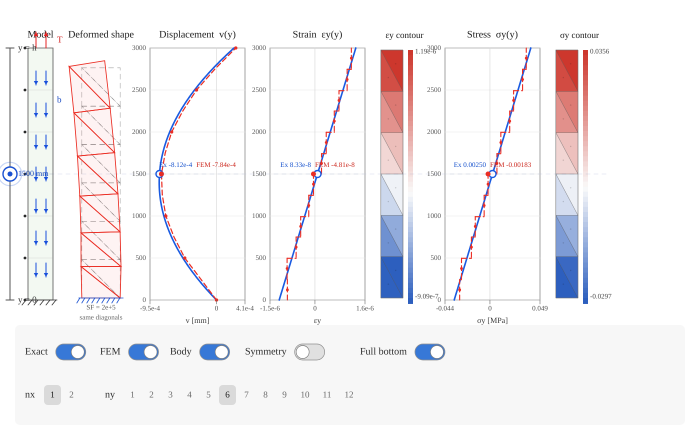
Frame 1 (no input)
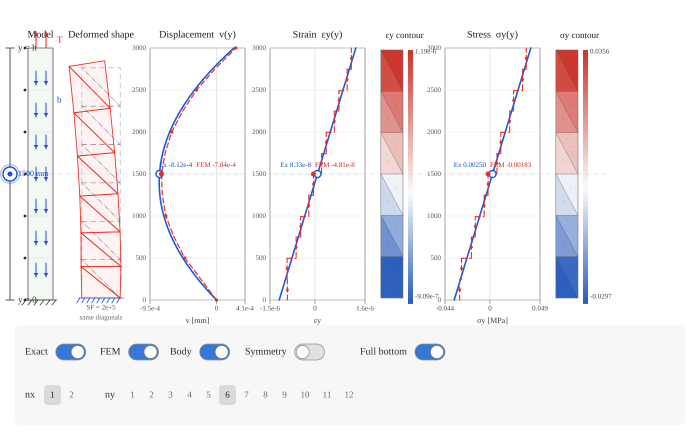
Frame 60 (no input)
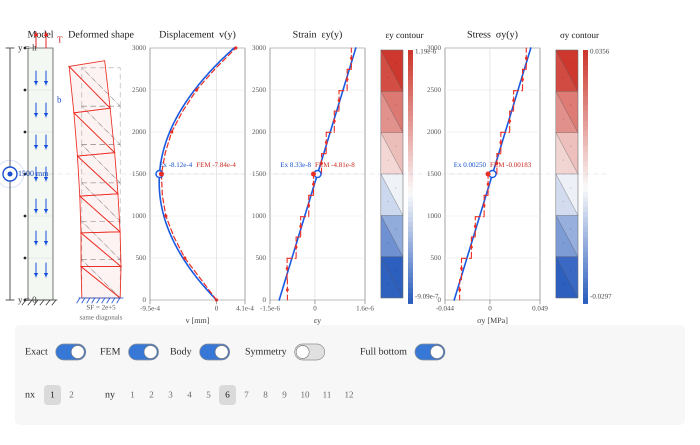
Frame 120 (the mouse pressed at the canvas centre since frame 60)

The p5.js sketch that drew these frames (run headless with seeded random() and noise() and a simulated clock; from frame 60 on, the mouse is pressed at the canvas centre):

// p5.js sketch
// ── sketch.js
// ============================================================
// INTERACTIVE CST PLATE — 700 px COMPACT VERSION
// Exact 1D comparison + CST FEM
// Displacement / strain / stress profiles
// CST strain & stress contours: one constant colour per triangle
// ============================================================

const W = 700;
const H = 445;

const FS_BASE = 10;
const FS_SMALL = 9;
const FS_TINY = 8;
const FS_XTINY = 7;

// Geometry / material / loading
const w = 500;
const h = 3000;
const thickness = 300;
const E = 3e4;
const nu = 0.3;
const Ts = 0.04;
const bodyForceValue = -2.5e-5;

// Display state
let showExact = true;
let showFEM = true;
let bodyForceOn = true;
let symmetryOn = false;
let fullBottomFixed = true;

// Mesh
let nx = 1;
let ny = 6;

const nxOptions = [1, 2];

const nyOptions = [
  1, 2, 3, 4, 5, 6,
  7, 8, 9, 10, 11, 12
];

let femData;

// Slider
let currentY = 1500;
let sliderDragging = false;


// ============================================================
// LAYOUT
// ============================================================

const graphTop = 48;
const graphBottom = 300;

const sliderX = 10;


// Model

const plateX = 28;
const plateW = 25;


// Deformed shape

const defTileX = 66;
const defTileW = 70;


// Results

const uPlotX = 150;

const epsPlotX = 270;
const epsContourX = 377;

const sigmaPlotX = 445;
const sigmaContourX = 552;

const plotW = 95;
const contourW = 55;


// Controls

const controlsX = 15;
const controlsY = 325;
const controlsW = W - 30;
const controlsH = 100;

let controlHits = [];


// Visual deformation scale

const deformationScale = 2e5;


// ============================================================
// SETUP
// ============================================================

function setup() {

  createCanvas(
    W,
    H
  );

  pixelDensity(2);

  textFont("Anaheim");

  updateFEM();
}


// ============================================================
// DRAW
// ============================================================

function draw() {

  background(255);


  const exactV =
    displacementExact(
      currentY
    );


  const exactEps =
    strainExact(
      currentY
    );


  const exactSigma =
    stressExact(
      currentY
    );


  const femCurrent =
    getFEMValueAt(
      currentY
    );


  drawLoadingSchematic();

  drawVerticalSlider();

  drawDeformedShape();


  // ----------------------------------------------------------
  // DISPLACEMENT
  // ----------------------------------------------------------

  drawGraph(

    uPlotX,

    "Displacement  v(y)",

    "v [mm]",

    displacementExact,

    getCombinedRange(
      displacementExact,
      "v"
    ),

    exactV,

    femCurrent.v,

    "v"
  );


  // ----------------------------------------------------------
  // STRAIN
  // ----------------------------------------------------------

  drawGraph(

    epsPlotX,

    "Strain  εy(y)",

    "εy",

    strainExact,

    getCombinedRange(
      strainExact,
      "eps"
    ),

    exactEps,

    femCurrent.eps,

    "eps"
  );


  drawCSTContourTile(

    epsContourX,

    "εy contour",

    "eps"
  );


  // ----------------------------------------------------------
  // STRESS
  // ----------------------------------------------------------

  drawGraph(

    sigmaPlotX,

    "Stress  σy(y)",

    "σy [MPa]",

    stressExact,

    getCombinedRange(
      stressExact,
      "sigma"
    ),

    exactSigma,

    femCurrent.sigma,

    "sigma"
  );


  drawCSTContourTile(

    sigmaContourX,

    "σy contour",

    "sigma"
  );


  drawCurrentHeightGuide();

  drawControls();
}


// ============================================================
// FONT
// ============================================================

function fontSize(s) {

  textFont("Anaheim");

  textSize(s);
}


// ============================================================
// EXACT 1D SOLUTION
// ============================================================

function getBodyForce() {

  return bodyForceOn
    ? bodyForceValue
    : 0;
}


function displacementExact(y) {

  const b =
    getBodyForce();


  return (

    -(b / (2 * E))
    *
    y
    *
    y

    +

    (
      (Ts + b * h)
      /
      E
    )
    *
    y
  );
}


function strainExact(y) {

  const b =
    getBodyForce();


  return (

    -(b / E)
    *
    y

    +

    (Ts + b * h)
    /
    E
  );
}


function stressExact(y) {

  const b =
    getBodyForce();


  return (

    -b
    *
    y

    +

    Ts

    +

    b
    *
    h
  );
}


// ============================================================
// FEM UPDATE
// ============================================================

function updateFEM() {

  femData =
    solveCST(
      nx,
      ny
    );


  femData.centerline =
    buildCenterlineData(
      femData,
      260
    );
}


// ============================================================
// CST MESH
// ============================================================

function generateMesh(
  nxRequested,
  nyRequested
) {

  // ----------------------------------------------------------
  // If symmetry is ON and nx = 1,
  // automatically introduce a centreline.
  // ----------------------------------------------------------

  const nxEff =

    (
      symmetryOn
      &&
      nxRequested === 1
    )

      ? 2

      : nxRequested;


  const coords = [];


  // ----------------------------------------------------------
  // NODES
  // ----------------------------------------------------------

  for (
    let j = 0;
    j <= nyRequested;
    j++
  ) {

    for (
      let i = 0;
      i <= nxEff;
      i++
    ) {

      coords.push([

        w
        *
        i
        /
        nxEff,

        h
        *
        j
        /
        nyRequested
      ]);
    }
  }


  // ----------------------------------------------------------
  // TRIANGULAR ELEMENTS
  // ----------------------------------------------------------

  const elements = [];


  for (
    let j = 0;
    j < nyRequested;
    j++
  ) {

    for (
      let i = 0;
      i < nxEff;
      i++
    ) {

      /*
             n4 -------- n3
             |            |
             |            |
             n1 -------- n2
      */


      const n1 =
        j
        *
        (
          nxEff + 1
        )
        +
        i;


      const n2 =
        n1 + 1;


      const n4 =
        (
          j + 1
        )
        *
        (
          nxEff + 1
        )
        +
        i;


      const n3 =
        n4 + 1;


      const xmid =

        0.5

        *

        (
          coords[n1][0]
          +
          coords[n2][0]
        );


      // ------------------------------------------------------
      // SAME DIAGONAL / LEFT HALF
      // ------------------------------------------------------

      if (

        !symmetryOn

        ||

        xmid <= w / 2

      ) {

        elements.push(

          makeCCW(
            coords,
            [
              n1,
              n2,
              n4
            ]
          )
        );


        elements.push(

          makeCCW(
            coords,
            [
              n2,
              n3,
              n4
            ]
          )
        );
      }


      // ------------------------------------------------------
      // MIRRORED RIGHT HALF
      // ------------------------------------------------------

      else {

        elements.push(

          makeCCW(
            coords,
            [
              n1,
              n2,
              n3
            ]
          )
        );


        elements.push(

          makeCCW(
            coords,
            [
              n4,
              n1,
              n3
            ]
          )
        );
      }
    }
  }


  // ----------------------------------------------------------
  // BOUNDARY NODES
  // ----------------------------------------------------------

  const bottomNodes = [];

  const topNodes = [];


  for (
    let n = 0;
    n < coords.length;
    n++
  ) {

    if (

      Math.abs(
        coords[n][1]
      )

      <
      1e-9

    ) {

      bottomNodes.push(n);
    }


    if (

      Math.abs(
        coords[n][1]
        -
        h
      )

      <
      1e-9

    ) {

      topNodes.push(n);
    }
  }


  bottomNodes.sort(

    (a, b) =>

      coords[a][0]
      -
      coords[b][0]
  );


  topNodes.sort(

    (a, b) =>

      coords[a][0]
      -
      coords[b][0]
  );


  return {

    coords,

    elements,

    bottomNodes,

    topNodes,

    nxEff,

    ny:
      nyRequested
  };
}


// ============================================================
// ENSURE COUNTER-CLOCKWISE TRIANGLE
// ============================================================

function makeCCW(
  coords,
  nodes
) {

  const a =
    coords[
      nodes[0]
    ];


  const b =
    coords[
      nodes[1]
    ];


  const c =
    coords[
      nodes[2]
    ];


  const cross =

    (
      b[0] - a[0]
    )
    *
    (
      c[1] - a[1]
    )

    -

    (
      b[1] - a[1]
    )
    *
    (
      c[0] - a[0]
    );


  if (
    cross < 0
  ) {

    return [

      nodes[0],

      nodes[2],

      nodes[1]
    ];
  }


  return nodes.slice();
}


// ============================================================
// CST SOLVER
// ============================================================

function solveCST(
  nxRequested,
  nyRequested
) {

  const mesh =
    generateMesh(
      nxRequested,
      nyRequested
    );


  const coords =
    mesh.coords;


  const elements =
    mesh.elements;


  const nNodes =
    coords.length;


  const ndof =
    2
    *
    nNodes;


  // ----------------------------------------------------------
  // GLOBAL ARRAYS
  // ----------------------------------------------------------

  const K =
    zerosMatrix(
      ndof,
      ndof
    );


  const Fb =
    new Array(
      ndof
    ).fill(0);


  const Fp =
    new Array(
      ndof
    ).fill(0);


  // ==========================================================
  // PLANE-STRESS CONSTITUTIVE MATRIX
  // ==========================================================

  const cD =

    E

    /

    (
      1
      -
      nu * nu
    );


  const D = [

    [
      cD,
      cD * nu,
      0
    ],

    [
      cD * nu,
      cD,
      0
    ],

    [
      0,
      0,
      cD * (1 - nu) / 2
    ]
  ];


  const bGlobal = [

    0,

    getBodyForce()
  ];


  const elementData = [];


  // ==========================================================
  // ELEMENT LOOP
  // ==========================================================

  for (
    let e = 0;
    e < elements.length;
    e++
  ) {

    const nodes =
      elements[e];


    const xy =
      nodes.map(

        n =>
          coords[n]
      );


    const x1 =
      xy[0][0];


    const y1 =
      xy[0][1];


    const x2 =
      xy[1][0];


    const y2 =
      xy[1][1];


    const x3 =
      xy[2][0];


    const y3 =
      xy[2][1];


    // --------------------------------------------------------
    // TWICE THE TRIANGLE AREA
    // --------------------------------------------------------

    const twoA =

      x1
      *
      (
        y2 - y3
      )

      +

      x2
      *
      (
        y3 - y1
      )

      +

      x3
      *
      (
        y1 - y2
      );


    if (
      twoA <= 1e-12
    ) {

      throw new Error(
        "CST element has non-positive area."
      );
    }


    const Ael =
      twoA / 2;


    // --------------------------------------------------------
    // CST COEFFICIENTS
    // --------------------------------------------------------

    const b1 =
      y2 - y3;


    const b2 =
      y3 - y1;


    const b3 =
      y1 - y2;


    const c1 =
      x3 - x2;


    const c2 =
      x1 - x3;


    const c3 =
      x2 - x1;


    const q =
      1 / twoA;


    // --------------------------------------------------------
    // B MATRIX
    // --------------------------------------------------------

    const B = [

      [
        b1 * q,
        0,

        b2 * q,
        0,

        b3 * q,
        0
      ],

      [
        0,
        c1 * q,

        0,
        c2 * q,

        0,
        c3 * q
      ],

      [
        c1 * q,
        b1 * q,

        c2 * q,
        b2 * q,

        c3 * q,
        b3 * q
      ]
    ];


    // --------------------------------------------------------
    // ELEMENT STIFFNESS
    //
    // ke = t A B^T D B
    // --------------------------------------------------------

    const ke =
      scaleMatrix(

        matMul(

          transpose(B),

          matMul(
            D,
            B
          )
        ),

        thickness
        *
        Ael
      );


    // --------------------------------------------------------
    // BODY FORCE
    // --------------------------------------------------------

    const bodyScale =

      thickness
      *
      Ael
      /
      3;


    const feBody = [

      bGlobal[0] * bodyScale,
      bGlobal[1] * bodyScale,

      bGlobal[0] * bodyScale,
      bGlobal[1] * bodyScale,

      bGlobal[0] * bodyScale,
      bGlobal[1] * bodyScale
    ];


    const edof =
      elementDofs(
        nodes
      );


    assembleMatrix(
      K,
      ke,
      edof
    );


    assembleVector(
      Fb,
      feBody,
      edof
    );


    elementData.push({

      nodes:
        nodes.slice(),

      B,

      strainGlobal:
        [
          0,
          0,
          0
        ],

      stressGlobal:
        [
          0,
          0,
          0
        ]
    });
  }


  // ==========================================================
  // TOP SURFACE TRACTION
  // ==========================================================

  for (
    let i = 0;
    i < mesh.topNodes.length - 1;
    i++
  ) {

    const n1 =
      mesh.topNodes[i];


    const n2 =
      mesh.topNodes[i + 1];


    const p1 =
      coords[n1];


    const p2 =
      coords[n2];


    const Le =
      Math.hypot(

        p2[0] - p1[0],

        p2[1] - p1[1]
      );


    const fn =

      Ts
      *
      thickness
      *
      Le
      /
      2;


    assembleVector(

      Fp,

      [
        0,
        fn,

        0,
        fn
      ],

      [
        2 * n1,
        2 * n1 + 1,

        2 * n2,
        2 * n2 + 1
      ]
    );
  }


  // ==========================================================
  // TOTAL FORCE
  // ==========================================================

  const F =
    Fb.map(

      (
        value,
        i
      ) =>

        value
        +
        Fp[i]
    );


  // ==========================================================
  // BOUNDARY CONDITIONS
  // ==========================================================

  const BCy =
    mesh.bottomNodes.slice();


  let BCx;


  if (
    fullBottomFixed
  ) {

    BCx =
      mesh.bottomNodes.slice();
  }


  else {

    let anchor =
      mesh.bottomNodes[0];


    let best =
      Math.abs(

        coords[anchor][0]
        -
        w / 2
      );


    for (
      const n
      of mesh.bottomNodes
    ) {

      const err =
        Math.abs(

          coords[n][0]
          -
          w / 2
        );


      if (
        err < best
      ) {

        best =
          err;


        anchor =
          n;
      }
    }


    BCx = [
      anchor
    ];
  }


  // ----------------------------------------------------------
  // FIXED DOFs
  // ----------------------------------------------------------

  const fixed = [];


  for (
    const n
    of BCx
  ) {

    fixed.push(
      2 * n
    );
  }


  for (
    const n
    of BCy
  ) {

    fixed.push(
      2 * n + 1
    );
  }


  const fixedUnique =
    Array.from(

      new Set(
        fixed
      )
    )
    .sort(
      (a, b) =>
        a - b
    );


  const fixedSet =
    new Set(
      fixedUnique
    );


  const free = [];


  for (
    let i = 0;
    i < ndof;
    i++
  ) {

    if (
      !fixedSet.has(i)
    ) {

      free.push(i);
    }
  }


  // ==========================================================
  // REDUCED SYSTEM
  // ==========================================================

  const KR =
    zerosMatrix(
      free.length,
      free.length
    );


  const FR =
    new Array(
      free.length
    ).fill(0);


  for (
    let i = 0;
    i < free.length;
    i++
  ) {

    FR[i] =
      F[
        free[i]
      ];


    for (
      let j = 0;
      j < free.length;
      j++
    ) {

      KR[i][j] =

        K[
          free[i]
        ][
          free[j]
        ];
    }
  }


  // ==========================================================
  // SOLVE
  // ==========================================================

  const dFree =
    solveLinearSystem(
      KR,
      FR
    );


  const d =
    new Array(
      ndof
    ).fill(0);


  for (
    let i = 0;
    i < free.length;
    i++
  ) {

    d[
      free[i]
    ] =
      dFree[i];
  }


  // ==========================================================
  // REACTIONS
  // ==========================================================

  const R =
    matVec(
      K,
      d
    )
    .map(

      (
        value,
        i
      ) =>

        value
        -
        F[i]
    );


  // ==========================================================
  // CST POSTPROCESSING
  //
  // One constant strain and stress state per triangle.
  // ==========================================================

  for (
    let e = 0;
    e < elementData.length;
    e++
  ) {

    const ed =
      elementData[e];


    const edof =
      elementDofs(
        ed.nodes
      );


    const de =
      edof.map(

        k =>
          d[k]
      );


    const strain =
      matVec(
        ed.B,
        de
      );


    const stress =
      matVec(
        D,
        strain
      );


    ed.strainGlobal =
      strain;


    ed.stressGlobal =
      stress;
  }


  return {

    ...mesh,

    nNodes,

    ndof,

    K,

    Fb,

    Fp,

    F,

    d,

    R,

    BCx,

    BCy,

    fixed:
      fixedUnique,

    free,

    elementData,

    D
  };
}


// ============================================================
// ELEMENT DOFs
// ============================================================

function elementDofs(
  nodes
) {

  return [

    2 * nodes[0],
    2 * nodes[0] + 1,

    2 * nodes[1],
    2 * nodes[1] + 1,

    2 * nodes[2],
    2 * nodes[2] + 1
  ];
}


// ============================================================
// MATRIX FUNCTIONS
// ============================================================

function zerosMatrix(
  rows,
  cols
) {

  return Array.from(

    {
      length:
        rows
    },

    () =>
      new Array(
        cols
      ).fill(0)
  );
}


function transpose(A) {

  const T =
    zerosMatrix(
      A[0].length,
      A.length
    );


  for (
    let i = 0;
    i < A.length;
    i++
  ) {

    for (
      let j = 0;
      j < A[0].length;
      j++
    ) {

      T[j][i] =
        A[i][j];
    }
  }


  return T;
}


function matMul(
  A,
  B
) {

  const C =
    zerosMatrix(
      A.length,
      B[0].length
    );


  for (
    let i = 0;
    i < A.length;
    i++
  ) {

    for (
      let k = 0;
      k < A[0].length;
      k++
    ) {

      const aik =
        A[i][k];


      if (
        aik === 0
      ) {

        continue;
      }


      for (
        let j = 0;
        j < B[0].length;
        j++
      ) {

        C[i][j] +=
          aik
          *
          B[k][j];
      }
    }
  }


  return C;
}


function matVec(
  A,
  x
) {

  const y =
    new Array(
      A.length
    ).fill(0);


  for (
    let i = 0;
    i < A.length;
    i++
  ) {

    let sum = 0;


    for (
      let j = 0;
      j < A[i].length;
      j++
    ) {

      sum +=
        A[i][j]
        *
        x[j];
    }


    y[i] =
      sum;
  }


  return y;
}


function scaleMatrix(
  A,
  multiplier
) {

  return A.map(

    row =>
      row.map(

        value =>
          multiplier
          *
          value
      )
  );
}


function assembleMatrix(
  K,
  ke,
  dof
) {

  for (
    let i = 0;
    i < dof.length;
    i++
  ) {

    for (
      let j = 0;
      j < dof.length;
      j++
    ) {

      K[
        dof[i]
      ][
        dof[j]
      ] +=
        ke[i][j];
    }
  }
}


function assembleVector(
  F,
  fe,
  dof
) {

  for (
    let i = 0;
    i < dof.length;
    i++
  ) {

    F[
      dof[i]
    ] +=
      fe[i];
  }
}


// ============================================================
// LINEAR SYSTEM SOLVER
// ============================================================

function solveLinearSystem(
  matrix,
  vector
) {

  const n =
    vector.length;


  if (
    n === 0
  ) {

    return [];
  }


  const A =
    matrix.map(

      row =>
        row.slice()
    );


  const b =
    vector.slice();


  // ----------------------------------------------------------
  // GAUSSIAN ELIMINATION
  // ----------------------------------------------------------

  for (
    let k = 0;
    k < n;
    k++
  ) {

    let pivot =
      k;


    for (
      let i = k + 1;
      i < n;
      i++
    ) {

      if (

        Math.abs(
          A[i][k]
        )

        >

        Math.abs(
          A[pivot][k]
        )

      ) {

        pivot =
          i;
      }
    }


    if (

      Math.abs(
        A[pivot][k]
      )

      <
      1e-12

    ) {

      throw new Error(
        "Singular stiffness matrix. Check boundary conditions."
      );
    }


    if (
      pivot !== k
    ) {

      [
        A[k],
        A[pivot]
      ]
      =
      [
        A[pivot],
        A[k]
      ];


      [
        b[k],
        b[pivot]
      ]
      =
      [
        b[pivot],
        b[k]
      ];
    }


    for (
      let i = k + 1;
      i < n;
      i++
    ) {

      const factor =
        A[i][k]
        /
        A[k][k];


      if (

        Math.abs(
          factor
        )

        <
        1e-30

      ) {

        continue;
      }


      for (
        let j = k;
        j < n;
        j++
      ) {

        A[i][j] -=
          factor
          *
          A[k][j];
      }


      b[i] -=
        factor
        *
        b[k];
    }
  }


  // ----------------------------------------------------------
  // BACK SUBSTITUTION
  // ----------------------------------------------------------

  const x =
    new Array(
      n
    ).fill(0);


  for (
    let i = n - 1;
    i >= 0;
    i--
  ) {

    let sum =
      b[i];


    for (
      let j = i + 1;
      j < n;
      j++
    ) {

      sum -=
        A[i][j]
        *
        x[j];
    }


    x[i] =
      sum
      /
      A[i][i];
  }


  return x;
}


// ============================================================
// CENTRELINE DATA
// ============================================================

function buildCenterlineData(
  fem,
  nSamples
) {

  const ys = [];

  const v = [];

  const eps = [];

  const sigma = [];

  const eid = [];


  const xq =

    w / 2

    +

    1e-8
    *
    w;


  for (
    let i = 0;
    i <= nSamples;
    i++
  ) {

    const y =

      h
      *
      i
      /
      nSamples;


    const yi =
      constrain(

        y,

        1e-9
        *
        h,

        h
        -
        1e-9
        *
        h
      );


    const q =
      evaluateAtPoint(
        fem,
        xq,
        yi
      );


    ys.push(y);

    v.push(
      q.v
    );

    eps.push(
      q.eps
    );

    sigma.push(
      q.sigma
    );

    eid.push(
      q.eid
    );
  }


  return {

    ys,

    v,

    eps,

    sigma,

    eid
  };
}


// ============================================================
// VALUE AT CURRENT HEIGHT
// ============================================================

function getFEMValueAt(y) {

  return evaluateAtPoint(

    femData,

    w / 2
    +
    1e-8
    *
    w,

    constrain(

      y,

      1e-9
      *
      h,

      h
      -
      1e-9
      *
      h
    )
  );
}


// ============================================================
// VALUE AT ARBITRARY POINT
// ============================================================

function evaluateAtPoint(
  fem,
  x,
  y
) {

  let result =
    evaluateAtPointOneSide(
      fem,
      x,
      y
    );


  if (
    result
  ) {

    return result;
  }


  result =
    evaluateAtPointOneSide(

      fem,

      w / 2
      -
      1e-8
      *
      w,

      y
    );


  return result || {

    v: 0,

    eps: 0,

    sigma: 0,

    eid: 0,

    N:
      [
        1,
        0,
        0
      ]
  };
}


function evaluateAtPointOneSide(
  fem,
  x,
  y
) {

  const p = [
    x,
    y
  ];


  for (
    let e = 0;
    e < fem.elements.length;
    e++
  ) {

    const nodes =
      fem.elements[e];


    const N =
      barycentric(

        p,

        fem.coords[
          nodes[0]
        ],

        fem.coords[
          nodes[1]
        ],

        fem.coords[
          nodes[2]
        ]
      );


    if (
      N
    ) {

      const vv =

        N[0]
        *
        fem.d[
          2 * nodes[0] + 1
        ]

        +

        N[1]
        *
        fem.d[
          2 * nodes[1] + 1
        ]

        +

        N[2]
        *
        fem.d[
          2 * nodes[2] + 1
        ];


      return {

        v:
          vv,

        eps:
          fem.elementData[e]
            .strainGlobal[1],

        sigma:
          fem.elementData[e]
            .stressGlobal[1],

        eid:
          e,

        N
      };
    }
  }


  return null;
}


// ============================================================
// BARYCENTRIC COORDINATES
// ============================================================

function barycentric(
  p,
  a,
  b,
  c
) {

  const denominator =

    (
      b[1] - c[1]
    )
    *
    (
      a[0] - c[0]
    )

    +

    (
      c[0] - b[0]
    )
    *
    (
      a[1] - c[1]
    );


  if (

    Math.abs(
      denominator
    )

    <
    1e-14

  ) {

    return null;
  }


  const N1 =

    (
      (
        b[1] - c[1]
      )
      *
      (
        p[0] - c[0]
      )

      +

      (
        c[0] - b[0]
      )
      *
      (
        p[1] - c[1]
      )
    )

    /
    denominator;


  const N2 =

    (
      (
        c[1] - a[1]
      )
      *
      (
        p[0] - c[0]
      )

      +

      (
        a[0] - c[0]
      )
      *
      (
        p[1] - c[1]
      )
    )

    /
    denominator;


  const N3 =
    1
    -
    N1
    -
    N2;


  const tol =
    1e-7;


  if (

    N1 >= -tol

    &&

    N2 >= -tol

    &&

    N3 >= -tol

    &&

    N1 <= 1 + tol

    &&

    N2 <= 1 + tol

    &&

    N3 <= 1 + tol

  ) {

    return [
      N1,
      N2,
      N3
    ];
  }


  return null;
}


// ============================================================
// MODEL TILE
// ============================================================

function drawLoadingSchematic() {

  const top =
    graphTop;


  const bottom =
    graphBottom;


  const plateH =
    bottom
    -
    top;


  noStroke();

  fill(30);

  fontSize(
    FS_BASE
  );


  textAlign(
    CENTER,
    BOTTOM
  );


  text(
    "Model",
    plateX + plateW / 2,
    graphTop - 8
  );


  // ----------------------------------------------------------
  // PLATE
  // ----------------------------------------------------------

  fill(
    243,
    249,
    242
  );


  stroke(85);

  strokeWeight(
    0.8
  );


  rect(
    plateX,
    top,
    plateW,
    plateH
  );


  // ----------------------------------------------------------
  // MESH GUIDE
  // ----------------------------------------------------------

  if (
    showFEM
  ) {

    for (
      let j = 0;
      j <= ny;
      j++
    ) {

      const yy =
        map(
          j,
          0,
          ny,
          bottom,
          top
        );


      stroke(
        155,
        155,
        155,
        85
      );


      strokeWeight(
        0.5
      );


      line(
        plateX,
        yy,
        plateX + plateW,
        yy
      );


      noStroke();

      fill(40);


      circle(

        plateX - 3,

        yy,

        ny >= 10
          ? 2
          : 2.8
      );
    }


    for (
      let i = 1;
      i < femData.nxEff;
      i++
    ) {

      const xx =

        plateX

        +

        plateW
        *
        i
        /
        femData.nxEff;


      stroke(
        160,
        160,
        160,
        80
      );


      line(
        xx,
        top,
        xx,
        bottom
      );
    }
  }


  // ----------------------------------------------------------
  // BODY FORCE
  // ----------------------------------------------------------

  if (
    bodyForceOn
  ) {

    for (
      let row = 0;
      row < 7;
      row++
    ) {

      const yy =

        top

        +

        30

        +

        row
        *
        (
          plateH - 60
        )
        /
        6;


      drawArrow(

        plateX + 8,
        yy - 7,

        plateX + 8,
        yy + 7,

        color(
          25,
          80,
          220
        )
      );


      drawArrow(

        plateX + 18,
        yy - 7,

        plateX + 18,
        yy + 7,

        color(
          25,
          80,
          220
        )
      );
    }


    noStroke();

    fill(
      25,
      75,
      195
    );


    fontSize(
      FS_SMALL
    );


    textAlign(
      LEFT,
      CENTER
    );


    text(
      "b",
      plateX + plateW + 4,
      top + 52
    );
  }


  // ----------------------------------------------------------
  // TOP TRACTION
  // ----------------------------------------------------------

  for (
    let i = 0;
    i < 2;
    i++
  ) {

    drawArrow(

      plateX + 8 + i * 10,
      top,

      plateX + 8 + i * 10,
      top - 16,

      color(
        230,
        35,
        35
      )
    );
  }


  noStroke();

  fill(
    210,
    30,
    30
  );


  fontSize(
    FS_SMALL
  );


  textAlign(
    LEFT,
    CENTER
  );


  text(
    "T",
    plateX + plateW + 4,
    top - 8
  );


  drawSchematicSupports(
    plateX,
    bottom,
    plateW
  );
}


// ============================================================
// SUPPORTS
// ============================================================

function drawSchematicSupports(
  x0,
  y0,
  widthPx
) {

  if (
    fullBottomFixed
  ) {

    stroke(55);

    strokeWeight(
      0.8
    );


    line(
      x0 - 4,
      y0,

      x0 + widthPx + 4,
      y0
    );


    for (
      let xx = -2;
      xx <= widthPx + 5;
      xx += 6
    ) {

      line(

        x0 + xx,
        y0,

        x0 + xx - 4,
        y0 + 5
      );
    }
  }


  else {

    for (
      const n
      of femData.bottomNodes
    ) {

      const xx =
        map(

          femData.coords[n][0],

          0,
          w,

          x0,
          x0 + widthPx
        );


      noFill();

      stroke(
        30,
        85,
        210
      );


      strokeWeight(
        0.7
      );


      triangle(

        xx,
        y0,

        xx - 3,
        y0 + 5,

        xx + 3,
        y0 + 5
      );
    }


    const n =
      femData.BCx[0];


    const xx =
      map(

        femData.coords[n][0],

        0,
        w,

        x0,
        x0 + widthPx
      );


    noFill();

    stroke(
      30,
      85,
      210
    );


    strokeWeight(
      1
    );


    rectMode(
      CENTER
    );


    rect(
      xx,
      y0 + 1,
      5,
      5
    );


    rectMode(
      CORNER
    );
  }
}


// ============================================================
// DEFORMED SHAPE
// ============================================================

function drawDeformedShape() {

  const left =
    defTileX;


  const right =
    defTileX
    +
    defTileW;


  noStroke();

  fill(30);

  fontSize(
    FS_BASE
  );


  textAlign(
    CENTER,
    BOTTOM
  );


  text(
    "Deformed shape",
    (left + right) / 2,
    graphTop - 8
  );


  const meshScale =

    (
      graphBottom
      -
      graphTop
      -
      8
    )

    /

    (
      1.06
      *
      h
    );


  const xc =
    left
    +
    defTileW / 2;


  const yBottom =
    graphBottom - 2;


  function point(
    x,
    y
  ) {

    return [

      xc
      +
      (
        x - w / 2
      )
      *
      meshScale,

      yBottom
      -
      y
      *
      meshScale
    ];
  }


  function deformedPoint(n) {

    return point(

      femData.coords[n][0]

      +

      deformationScale
      *
      femData.d[
        2 * n
      ],

      femData.coords[n][1]

      +

      deformationScale
      *
      femData.d[
        2 * n + 1
      ]
    );
  }


  // ----------------------------------------------------------
  // UNDEFORMED
  // ----------------------------------------------------------

  noFill();

  stroke(
    105,
    105,
    105,
    150
  );


  strokeWeight(
    0.55
  );


  drawingContext.setLineDash(
    [
      5,
      4
    ]
  );


  for (
    const element
    of femData.elements
  ) {

    const a =
      point(
        ...femData.coords[
          element[0]
        ]
      );


    const b =
      point(
        ...femData.coords[
          element[1]
        ]
      );


    const c =
      point(
        ...femData.coords[
          element[2]
        ]
      );


    triangle(

      a[0],
      a[1],

      b[0],
      b[1],

      c[0],
      c[1]
    );
  }


  drawingContext.setLineDash(
    []
  );


  // ----------------------------------------------------------
  // DEFORMED
  // ----------------------------------------------------------

  if (
    showFEM
  ) {

    fill(
      235,
      45,
      35,
      14
    );


    stroke(
      235,
      45,
      35
    );


    strokeWeight(
      0.85
    );


    for (
      const element
      of femData.elements
    ) {

      const a =
        deformedPoint(
          element[0]
        );


      const b =
        deformedPoint(
          element[1]
        );


      const c =
        deformedPoint(
          element[2]
        );


      triangle(

        a[0],
        a[1],

        b[0],
        b[1],

        c[0],
        c[1]
      );
    }
  }


  drawDeformedSupports(
    point
  );


  // ----------------------------------------------------------
  // LABELS
  // ----------------------------------------------------------

  noStroke();

  fill(85);

  fontSize(
    FS_XTINY
  );


  textAlign(
    CENTER,
    TOP
  );


  text(
    `SF = ${deformationScale.toExponential(0)}`,
    (left + right) / 2,
    graphBottom + 4
  );


  fill(

    symmetryOn

      ? color(
          20,
          95,
          185
        )

      : color(100)
  );


  text(

    symmetryOn
      ? "mirrored mesh"
      : "same diagonals",

    (left + right) / 2,

    graphBottom + 14
  );
}


// ============================================================
// DEFORMED SUPPORTS
// ============================================================

function drawDeformedSupports(
  point
) {

  if (
    fullBottomFixed
  ) {

    const a =
      point(
        0,
        0
      );


    const b =
      point(
        w,
        0
      );


    stroke(
      30,
      85,
      210
    );


    strokeWeight(
      0.8
    );


    line(

      a[0] - 3,
      a[1],

      b[0] + 3,
      b[1]
    );


    for (
      let xx = a[0] - 2;
      xx <= b[0] + 3;
      xx += 5
    ) {

      line(

        xx,
        a[1],

        xx - 3,
        a[1] + 5
      );
    }
  }


  else {

    for (
      const n
      of femData.BCy
    ) {

      const q =
        point(

          femData.coords[n][0],

          0
        );


      noFill();

      stroke(
        30,
        85,
        210
      );


      strokeWeight(
        0.7
      );


      triangle(

        q[0],
        q[1],

        q[0] - 3,
        q[1] + 5,

        q[0] + 3,
        q[1] + 5
      );
    }


    const n =
      femData.BCx[0];


    const q =
      point(

        femData.coords[n][0],

        0
      );


    noFill();

    stroke(
      30,
      85,
      210
    );


    strokeWeight(
      1
    );


    rectMode(
      CENTER
    );


    rect(
      q[0],
      q[1] + 1,
      5,
      5
    );


    rectMode(
      CORNER
    );
  }
}


// ============================================================
// CST CONSTANT STRAIN / STRESS CONTOURS
//
// ONE SOLID COLOUR PER TRIANGLE.
//
// No interpolation or smoothing is used.
// ============================================================

function drawCSTContourTile(
  x0,
  title,
  field
) {

  const bodyLeft =
    x0 + 4;


  const bodyRight =
    x0 + 26;


  const bodyTop =
    graphTop + 2;


  const bodyBottom =
    graphBottom - 2;


  // ----------------------------------------------------------
  // TITLE
  // ----------------------------------------------------------

  noStroke();

  fill(30);

  fontSize(
    FS_SMALL
  );


  textAlign(
    CENTER,
    BOTTOM
  );


  text(
    title,
    x0 + contourW / 2,
    graphTop - 8
  );


  // ----------------------------------------------------------
  // PHYSICAL -> SCREEN
  // ----------------------------------------------------------

  function toScreen(
    x,
    y
  ) {

    return [

      map(
        x,
        0,
        w,
        bodyLeft,
        bodyRight
      ),

      map(
        y,
        0,
        h,
        bodyBottom,
        bodyTop
      )
    ];
  }


  // ----------------------------------------------------------
  // FEM OFF
  // ----------------------------------------------------------

  if (
    !showFEM
  ) {

    noFill();

    stroke(210);

    strokeWeight(
      0.5
    );


    rect(

      bodyLeft,
      bodyTop,

      bodyRight - bodyLeft,

      bodyBottom - bodyTop
    );


    noStroke();

    fill(150);

    fontSize(
      FS_XTINY
    );


    textAlign(
      CENTER,
      CENTER
    );


    text(

      "FEM off",

      x0 + contourW / 2,

      (
        bodyTop + bodyBottom
      )
      /
      2
    );


    return;
  }


  // ==========================================================
  // FIELD RANGE
  // ==========================================================

  const range =
    cstFieldRange(
      field
    );


  const minV =
    range.min;


  const maxV =
    range.max;


  // ==========================================================
  // CONSTANT TRIANGULAR ELEMENT COLOURS
  // ==========================================================

  for (
    let e = 0;
    e < femData.elements.length;
    e++
  ) {

    const element =
      femData.elements[e];


    const result =
      femData.elementData[e];


    // --------------------------------------------------------
    // ONE CONSTANT VALUE FOR THIS CST
    // --------------------------------------------------------

    const value =

      field === "eps"

        ? result
            .strainGlobal[1]

        : result
            .stressGlobal[1];


    const p1 =
      toScreen(
        ...femData.coords[
          element[0]
        ]
      );


    const p2 =
      toScreen(
        ...femData.coords[
          element[1]
        ]
      );


    const p3 =
      toScreen(
        ...femData.coords[
          element[2]
        ]
      );


    noStroke();


    fill(
      fieldColour(
        value,
        minV,
        maxV
      )
    );


    triangle(

      p1[0],
      p1[1],

      p2[0],
      p2[1],

      p3[0],
      p3[1]
    );
  }


  // ==========================================================
  // TRIANGLE EDGES
  // ==========================================================

  noFill();

  stroke(
    55,
    55,
    55,
    90
  );


  strokeWeight(
    0.45
  );


  for (
    const element
    of femData.elements
  ) {

    const p1 =
      toScreen(
        ...femData.coords[
          element[0]
        ]
      );


    const p2 =
      toScreen(
        ...femData.coords[
          element[1]
        ]
      );


    const p3 =
      toScreen(
        ...femData.coords[
          element[2]
        ]
      );


    triangle(

      p1[0],
      p1[1],

      p2[0],
      p2[1],

      p3[0],
      p3[1]
    );
  }


  // ==========================================================
  // SUBTLE CENTROID DOT
  //
  // Represents one constant element result.
  // ==========================================================

  noStroke();

  fill(
    20,
    20,
    20,
    45
  );


  for (
    const element
    of femData.elements
  ) {

    const xC =

      (
        femData.coords[
          element[0]
        ][0]

        +

        femData.coords[
          element[1]
        ][0]

        +

        femData.coords[
          element[2]
        ][0]
      )

      /
      3;


    const yC =

      (
        femData.coords[
          element[0]
        ][1]

        +

        femData.coords[
          element[1]
        ][1]

        +

        femData.coords[
          element[2]
        ][1]
      )

      /
      3;


    const p =
      toScreen(
        xC,
        yC
      );


    circle(
      p[0],
      p[1],
      1.4
    );
  }


  // ==========================================================
  // COLOUR BAR
  // ==========================================================

  const cbX =
    x0 + 31;


  const cbY =
    bodyTop;


  const cbW =
    5;


  const cbH =
    bodyBottom
    -
    bodyTop;


  const nBar =
    50;


  noStroke();


  for (
    let k = 0;
    k < nBar;
    k++
  ) {

    const t =

      k
      /
      (
        nBar - 1
      );


    const value =

      maxV

      -

      t
      *
      (
        maxV - minV
      );


    fill(
      fieldColour(
        value,
        minV,
        maxV
      )
    );


    rect(

      cbX,

      cbY
      +
      t
      *
      cbH,

      cbW,

      cbH
      /
      nBar
      +
      1
    );
  }


  // ----------------------------------------------------------
  // MAXIMUM
  // ----------------------------------------------------------

  fill(70);

  fontSize(
    FS_XTINY
  );


  textAlign(
    LEFT,
    TOP
  );


  text(

    formatFieldValue(
      maxV
    ),

    cbX + 7,

    cbY - 2
  );


  // ----------------------------------------------------------
  // MINIMUM
  // ----------------------------------------------------------

  textAlign(
    LEFT,
    BOTTOM
  );


  text(

    formatFieldValue(
      minV
    ),

    cbX + 7,

    cbY + cbH + 2
  );


  // ----------------------------------------------------------
  // FRAME
  // ----------------------------------------------------------

  noFill();

  stroke(120);

  strokeWeight(
    0.5
  );


  rect(

    bodyLeft,
    bodyTop,

    bodyRight - bodyLeft,

    bodyBottom - bodyTop
  );
}


// ============================================================
// CST CONTOUR RANGE
// ============================================================

function cstFieldRange(
  field
) {

  let minV =
    Infinity;


  let maxV =
    -Infinity;


  for (
    const result
    of femData.elementData
  ) {

    const value =

      field === "eps"

        ? result
            .strainGlobal[1]

        : result
            .stressGlobal[1];


    minV =
      Math.min(
        minV,
        value
      );


    maxV =
      Math.max(
        maxV,
        value
      );
  }


  if (

    Math.abs(
      maxV - minV
    )

    <
    1e-14

  ) {

    const reference =
      Math.max(

        Math.abs(
          maxV
        ),

        1e-8
      );


    minV -=
      0.05
      *
      reference;


    maxV +=
      0.05
      *
      reference;
  }


  return {

    min:
      minV,

    max:
      maxV
  };
}


// ============================================================
// CONTOUR COLOUR
// ============================================================

function fieldColour(
  value,
  minV,
  maxV
) {

  if (
    maxV <= minV
  ) {

    return color(245);
  }


  // ----------------------------------------------------------
  // RANGE CROSSES ZERO
  // ----------------------------------------------------------

  if (

    minV < 0

    &&

    maxV > 0

  ) {

    if (
      value <= 0
    ) {

      const t =
        constrain(

          (
            value - minV
          )
          /
          (
            0 - minV
          ),

          0,
          1
        );


      return lerpColor(

        color(
          45,
          95,
          190
        ),

        color(
          250,
          250,
          250
        ),

        t
      );
    }


    else {

      const t =
        constrain(

          value
          /
          maxV,

          0,
          1
        );


      return lerpColor(

        color(
          250,
          250,
          250
        ),

        color(
          205,
          55,
          45
        ),

        t
      );
    }
  }


  // ----------------------------------------------------------
  // SINGLE-SIGNED RANGE
  // ----------------------------------------------------------

  const t =
    constrain(

      (
        value - minV
      )
      /
      (
        maxV - minV
      ),

      0,
      1
    );


  return lerpColor(

    color(
      55,
      105,
      195
    ),

    color(
      215,
      60,
      45
    ),

    t
  );
}


// ============================================================
// PULSATING HEIGHT SLIDER
// ============================================================

function drawVerticalSlider() {

  const yy =
    yFromPhysicalY(
      currentY
    );


  stroke(85);

  strokeWeight(1);


  line(

    sliderX,
    graphTop,

    sliderX,
    graphBottom
  );


  line(

    sliderX - 4,
    graphTop,

    sliderX + 4,
    graphTop
  );


  line(

    sliderX - 4,
    graphBottom,

    sliderX + 4,
    graphBottom
  );


  // ----------------------------------------------------------
  // LABELS
  // ----------------------------------------------------------

  noStroke();

  fill(55);

  fontSize(
    FS_SMALL
  );


  textAlign(
    LEFT,
    CENTER
  );


  text(
    "y = h",
    sliderX + 8,
    graphTop
  );


  text(
    "y = 0",
    sliderX + 8,
    graphBottom
  );


  // ----------------------------------------------------------
  // PULSE
  // ----------------------------------------------------------

  const pulse =

    0.5

    +

    0.5
    *
    Math.sin(
      frameCount
      *
      0.07
    );


  const pulseDiameter =
    18
    +
    10
    *
    pulse;


  const pulseAlpha =
    95
    -
    65
    *
    pulse;


  noFill();

  stroke(
    25,
    80,
    210,
    pulseAlpha
  );


  strokeWeight(
    1.2
  );


  circle(
    sliderX,
    yy,
    pulseDiameter
  );


  // ----------------------------------------------------------
  // MAIN SLIDER
  // ----------------------------------------------------------

  fill(255);

  stroke(
    25,
    80,
    210
  );


  strokeWeight(
    1.4
  );


  circle(
    sliderX,
    yy,
    14
  );


  noStroke();

  fill(
    25,
    80,
    210
  );


  circle(
    sliderX,
    yy,
    5
  );


  // ----------------------------------------------------------
  // VALUE
  // ----------------------------------------------------------

  fill(
    25,
    75,
    190
  );


  fontSize(
    FS_TINY
  );


  textAlign(
    LEFT,
    CENTER
  );


  text(
    `${currentY.toFixed(0)} mm`,
    sliderX + 8,
    yy
  );
}


// ============================================================
// CURRENT HEIGHT GUIDE
// ============================================================

function drawCurrentHeightGuide() {

  const yy =
    yFromPhysicalY(
      currentY
    );


  stroke(
    60,
    90,
    160,
    38
  );


  strokeWeight(
    0.7
  );


  drawingContext.setLineDash(
    [
      4,
      4
    ]
  );


  line(

    sliderX,
    yy,

    sigmaContourX
    +
    contourW,

    yy
  );


  drawingContext.setLineDash(
    []
  );
}


// ============================================================
// RESULT GRAPH
// ============================================================

function drawGraph(
  x0,
  title,
  axisLabel,
  exactFunction,
  range,
  exactCurrent,
  femCurrent,
  field
) {

  const left =
    x0;


  const right =
    x0
    +
    plotW;


  const minValue =
    range.min;


  const maxValue =
    range.max;


  // ----------------------------------------------------------
  // TITLE
  // ----------------------------------------------------------

  noStroke();

  fill(30);

  fontSize(
    FS_BASE
  );


  textAlign(
    CENTER,
    BOTTOM
  );


  text(
    title,
    left + plotW / 2,
    graphTop - 8
  );


  // ----------------------------------------------------------
  // FRAME
  // ----------------------------------------------------------

  noFill();

  stroke(115);

  strokeWeight(
    0.65
  );


  rect(

    left,
    graphTop,

    plotW,

    graphBottom
    -
    graphTop
  );


  // ----------------------------------------------------------
  // HEIGHT GRID
  // ----------------------------------------------------------

  const heightTicks = [

    0,

    500,

    1000,

    1500,

    2000,

    2500,

    3000
  ];


  for (
    const physicalY
    of heightTicks
  ) {

    const yy =
      yFromPhysicalY(
        physicalY
      );


    stroke(232);

    strokeWeight(
      0.55
    );


    line(
      left,
      yy,
      right,
      yy
    );


    noStroke();

    fill(90);

    fontSize(
      FS_XTINY
    );


    textAlign(
      RIGHT,
      CENTER
    );


    text(
      physicalY,
      left - 4,
      yy
    );
  }


  // ----------------------------------------------------------
  // ZERO LINE
  // ----------------------------------------------------------

  if (

    minValue < 0

    &&

    maxValue > 0

  ) {

    const zeroX =
      map(

        0,

        minValue,
        maxValue,

        left,
        right
      );


    stroke(215);

    strokeWeight(
      0.6
    );


    line(

      zeroX,
      graphTop,

      zeroX,
      graphBottom
    );
  }


  // ----------------------------------------------------------
  // EXACT
  // ----------------------------------------------------------

  if (
    showExact
  ) {

    noFill();

    stroke(
      25,
      90,
      225
    );


    strokeWeight(
      1.6
    );


    beginShape();


    for (
      let i = 0;
      i <= 220;
      i++
    ) {

      const physicalY =

        h
        *
        i
        /
        220;


      const value =
        exactFunction(
          physicalY
        );


      vertex(

        map(

          value,

          minValue,
          maxValue,

          left,
          right
        ),

        yFromPhysicalY(
          physicalY
        )
      );
    }


    endShape();
  }


  // ----------------------------------------------------------
  // FEM
  // ----------------------------------------------------------

  if (
    showFEM
  ) {

    if (
      field === "v"
    ) {

      drawFEMDisplacement(

        left,

        minValue,

        maxValue
      );
    }


    else {

      drawFEMStepField(

        left,

        minValue,

        maxValue,

        field
      );
    }
  }


  // ----------------------------------------------------------
  // CURRENT-Y MARKERS
  // ----------------------------------------------------------

  const py =
    yFromPhysicalY(
      currentY
    );


  if (
    showExact
  ) {

    fill(255);

    stroke(
      25,
      90,
      225
    );


    strokeWeight(
      1.4
    );


    circle(

      map(

        exactCurrent,

        minValue,
        maxValue,

        left,
        right
      ),

      py,

      7
    );
  }


  if (
    showFEM
  ) {

    noStroke();

    fill(
      235,
      45,
      35
    );


    circle(

      map(

        femCurrent,

        minValue,
        maxValue,

        left,
        right
      ),

      py,

      5
    );
  }


  drawMovingValues(

    left,

    py,

    exactCurrent,

    femCurrent
  );


  // ----------------------------------------------------------
  // AXIS
  // ----------------------------------------------------------

  noStroke();

  fill(60);

  fontSize(
    FS_TINY
  );


  textAlign(
    CENTER,
    TOP
  );


  text(

    axisLabel,

    left + plotW / 2,

    graphBottom + 17
  );


  drawValueTick(
    left,
    minValue
  );


  drawValueTick(
    right,
    maxValue
  );


  if (

    minValue < 0

    &&

    maxValue > 0

  ) {

    drawValueTick(

      map(

        0,

        minValue,
        maxValue,

        left,
        right
      ),

      0
    );
  }
}


// ============================================================
// MOVING VALUES
// ============================================================

function drawMovingValues(
  left,
  y,
  exactValue,
  femValue
) {

  fontSize(
    FS_XTINY
  );


  const exactText =
    `Ex ${formatFieldValue(exactValue)}`;


  const femText =
    `FEM ${formatFieldValue(femValue)}`;


  const gap =
    4;


  const exactWidth =

    showExact

      ? textWidth(
          exactText
        )

      : 0;


  const femWidth =

    showFEM

      ? textWidth(
          femText
        )

      : 0;


  const totalWidth =

    exactWidth

    +

    femWidth

    +

    (
      showExact
      &&
      showFEM

        ? gap

        : 0
    );


  let x =

    left

    +

    (
      plotW
      -
      totalWidth
    )

    /
    2;


  const textY =
    constrain(

      y - 9,

      graphTop + 9,

      graphBottom - 6
    );


  textAlign(
    LEFT,
    CENTER
  );


  if (
    showExact
  ) {

    noStroke();

    fill(
      20,
      80,
      205
    );


    text(
      exactText,
      x,
      textY
    );


    x +=
      exactWidth
      +
      gap;
  }


  if (
    showFEM
  ) {

    noStroke();

    fill(
      205,
      40,
      30
    );


    text(
      femText,
      x,
      textY
    );
  }
}


// ============================================================
// FEM DISPLACEMENT PROFILE
// ============================================================

function drawFEMDisplacement(
  left,
  minValue,
  maxValue
) {

  const data =
    femData.centerline;


  stroke(
    235,
    45,
    35
  );


  strokeWeight(
    1.2
  );


  noFill();


  drawingContext.setLineDash(
    [
      5,
      3
    ]
  );


  beginShape();


  for (
    let i = 0;
    i < data.ys.length;
    i++
  ) {

    vertex(

      map(

        data.v[i],

        minValue,
        maxValue,

        left,
        left + plotW
      ),

      yFromPhysicalY(
        data.ys[i]
      )
    );
  }


  endShape();


  drawingContext.setLineDash(
    []
  );


  // ----------------------------------------------------------
  // LEVEL MARKERS
  // ----------------------------------------------------------

  noStroke();

  fill(
    235,
    45,
    35
  );


  for (
    let j = 0;
    j <= ny;
    j++
  ) {

    const physicalY =

      h
      *
      j
      /
      ny;


    const value =
      getFEMValueAt(
        physicalY
      ).v;


    circle(

      map(

        value,

        minValue,
        maxValue,

        left,
        left + plotW
      ),

      yFromPhysicalY(
        physicalY
      ),

      ny >= 10
        ? 2
        : 3.2
    );
  }
}


// ============================================================
// CST STRAIN / STRESS STEP PROFILE
//
// Each triangle has a constant value.
// ============================================================

function drawFEMStepField(
  left,
  minValue,
  maxValue,
  field
) {

  const data =
    femData.centerline;


  const values =

    field === "eps"

      ? data.eps

      : data.sigma;


  stroke(
    235,
    45,
    35
  );


  strokeWeight(
    1.1
  );


  drawingContext.setLineDash(
    [
      5,
      3
    ]
  );


  let start =
    0;


  while (
    start < data.ys.length
  ) {

    const currentElement =
      data.eid[start];


    let end =
      start;


    while (

      end + 1 < data.ys.length

      &&

      data.eid[
        end + 1
      ]
      ===
      currentElement

    ) {

      end++;
    }


    const value =
      values[start];


    const xx =
      map(

        value,

        minValue,
        maxValue,

        left,
        left + plotW
      );


    const y1 =
      yFromPhysicalY(
        data.ys[start]
      );


    const y2 =
      yFromPhysicalY(
        data.ys[end]
      );


    // constant field

    line(
      xx,
      y1,
      xx,
      y2
    );


    // jump to next triangle

    if (
      end + 1 < data.ys.length
    ) {

      const nextValue =
        values[
          end + 1
        ];


      const nextX =
        map(

          nextValue,

          minValue,
          maxValue,

          left,
          left + plotW
        );


      line(
        xx,
        y2,
        nextX,
        y2
      );
    }


    // element marker

    noStroke();

    fill(
      235,
      45,
      35
    );


    circle(

      xx,

      0.5
      *
      (
        y1 + y2
      ),

      ny >= 10
        ? 1.8
        : 2.8
    );


    stroke(
      235,
      45,
      35
    );


    strokeWeight(
      1.1
    );


    start =
      end + 1;
  }


  drawingContext.setLineDash(
    []
  );
}


// ============================================================
// GRAPH RANGE
// ============================================================

function getCombinedRange(
  exactFunction,
  field
) {

  let minValue =
    Infinity;


  let maxValue =
    -Infinity;


  // exact

  for (
    let i = 0;
    i <= 250;
    i++
  ) {

    const value =
      exactFunction(

        i
        *
        h
        /
        250
      );


    minValue =
      Math.min(
        minValue,
        value
      );


    maxValue =
      Math.max(
        maxValue,
        value
      );
  }


  // FEM

  const values =

    field === "v"

      ? femData.centerline.v

      : field === "eps"

        ? femData.centerline.eps

        : femData.centerline.sigma;


  for (
    const value
    of values
  ) {

    minValue =
      Math.min(
        minValue,
        value
      );


    maxValue =
      Math.max(
        maxValue,
        value
      );
  }


  minValue =
    Math.min(
      minValue,
      0
    );


  maxValue =
    Math.max(
      maxValue,
      0
    );


  let span =
    maxValue
    -
    minValue;


  if (

    Math.abs(
      span
    )

    <
    1e-14

  ) {

    const ref =
      Math.max(

        Math.abs(
          maxValue
        ),

        1e-6
      );


    minValue -=
      0.25
      *
      ref;


    maxValue +=
      0.25
      *
      ref;


    span =
      maxValue
      -
      minValue;
  }


  const padding =
    0.12
    *
    span;


  return {

    min:
      minValue
      -
      padding,

    max:
      maxValue
      +
      padding
  };
}


// ============================================================
// CONTROLS
// ============================================================

function drawControls() {

  controlHits = [];


  noStroke();

  fill(247);


  rect(

    controlsX,

    controlsY,

    controlsW,

    controlsH,

    5
  );


  const row1 =
    controlsY + 27;


  const row2 =
    controlsY + 70;


  drawToggle(

    25,

    row1,

    "Exact",

    showExact,

    "exact"
  );


  drawToggle(

    100,

    row1,

    "FEM",

    showFEM,

    "fem"
  );


  drawToggle(

    170,

    row1,

    "Body",

    bodyForceOn,

    "body"
  );


  drawToggle(

    245,

    row1,

    "Symmetry",

    symmetryOn,

    "symmetry"
  );


  drawToggle(

    360,

    row1,

    "Full bottom",

    fullBottomFixed,

    "bottom"
  );


  drawNumberButtons(

    25,

    row2,

    "nx",

    nxOptions,

    nx,

    "nx"
  );


  drawNumberButtons(

    105,

    row2,

    "ny",

    nyOptions,

    ny,

    "ny"
  );
}


// ============================================================
// TOGGLE
// ============================================================

function drawToggle(
  x,
  y,
  label,
  active,
  key
) {

  fontSize(
    FS_BASE
  );


  noStroke();

  fill(45);


  textAlign(
    LEFT,
    CENTER
  );


  text(
    label,
    x,
    y
  );


  const labelWidth =
    textWidth(
      label
    );


  const switchX =

    x

    +

    labelWidth

    +

    8;


  const switchY =
    y - 8;


  const switchW =
    30;


  const switchH =
    16;


  fill(

    active

      ? color(
          55,
          120,
          215
        )

      : color(
          224
        )
  );


  stroke(145);

  strokeWeight(
    0.7
  );


  rect(

    switchX,

    switchY,

    switchW,

    switchH,

    10
  );


  const knobX =

    active

      ? switchX
        +
        switchW
        -
        8

      : switchX
        +
        8;


  fill(255);

  stroke(125);

  strokeWeight(
    0.65
  );


  circle(

    knobX,

    switchY
    +
    switchH / 2,

    13
  );


  controlHits.push({

    type:
      "toggle",

    key,

    x,

    y:
      y - 13,

    w:
      labelWidth
      +
      8
      +
      switchW,

    h:
      26
  });
}


// ============================================================
// NUMBER BUTTONS
// ============================================================

function drawNumberButtons(
  x,
  y,
  label,
  options,
  current,
  key
) {

  fontSize(
    FS_BASE
  );


  noStroke();

  fill(45);


  textAlign(
    LEFT,
    CENTER
  );


  text(
    label,
    x,
    y
  );


  let buttonX =

    x

    +

    textWidth(
      label
    )

    +

    9;


  for (
    const value
    of options
  ) {

    const buttonW =

      value >= 10

        ? 20

        : 17;


    const buttonH =
      20;


    if (
      value === current
    ) {

      noStroke();

      fill(218);


      rect(

        buttonX,

        y
        -
        buttonH / 2,

        buttonW,

        buttonH,

        4
      );
    }


    noStroke();


    fill(

      value === current

        ? 25

        : 105
    );


    fontSize(
      FS_SMALL
    );


    textAlign(
      CENTER,
      CENTER
    );


    text(

      value,

      buttonX
      +
      buttonW / 2,

      y
    );


    controlHits.push({

      type:
        "number",

      key,

      value,

      x:
        buttonX,

      y:
        y
        -
        buttonH / 2,

      w:
        buttonW,

      h:
        buttonH
    });


    buttonX +=
      buttonW
      +
      2;
  }
}


// ============================================================
// MOUSE
// ============================================================

function mousePressed() {

  // ----------------------------------------------------------
  // SLIDER
  // ----------------------------------------------------------

  if (

    Math.abs(
      mouseX - sliderX
    )

    <
    18

    &&

    mouseY >= graphTop

    &&

    mouseY <= graphBottom

  ) {

    sliderDragging =
      true;


    currentY =
      physicalYFromScreen(
        mouseY
      );


    return;
  }


  // ----------------------------------------------------------
  // CONTROLS
  // ----------------------------------------------------------

  for (
    const hit
    of controlHits
  ) {

    if (

      !insideRect(

        mouseX,
        mouseY,

        hit.x,
        hit.y,
        hit.w,
        hit.h
      )

    ) {

      continue;
    }


    if (
      hit.type === "toggle"
    ) {

      if (
        hit.key === "exact"
      ) {

        showExact =
          !showExact;
      }


      if (
        hit.key === "fem"
      ) {

        showFEM =
          !showFEM;
      }


      if (
        hit.key === "body"
      ) {

        bodyForceOn =
          !bodyForceOn;


        updateFEM();
      }


      if (
        hit.key === "symmetry"
      ) {

        symmetryOn =
          !symmetryOn;


        updateFEM();
      }


      if (
        hit.key === "bottom"
      ) {

        fullBottomFixed =
          !fullBottomFixed;


        updateFEM();
      }


      return;
    }


    if (
      hit.type === "number"
    ) {

      if (
        hit.key === "nx"
      ) {

        nx =
          hit.value;
      }


      if (
        hit.key === "ny"
      ) {

        ny =
          hit.value;
      }


      updateFEM();


      return;
    }
  }
}


// ============================================================
// MOUSE DRAG
// ============================================================

function mouseDragged() {

  if (
    sliderDragging
  ) {

    currentY =
      physicalYFromScreen(
        mouseY
      );
  }
}


// ============================================================
// MOUSE RELEASE
// ============================================================

function mouseReleased() {

  sliderDragging =
    false;
}


// ============================================================
// HIT TEST
// ============================================================

function insideRect(
  x,
  y,
  rx,
  ry,
  rw,
  rh
) {

  return (

    x >= rx

    &&

    x <= rx + rw

    &&

    y >= ry

    &&

    y <= ry + rh
  );
}


// ============================================================
// COORDINATE MAPPING
// ============================================================

function yFromPhysicalY(y) {

  return map(

    y,

    0,
    h,

    graphBottom,
    graphTop
  );
}


function physicalYFromScreen(y) {

  return map(

    constrain(

      y,

      graphTop,

      graphBottom
    ),

    graphBottom,
    graphTop,

    0,
    h
  );
}


// ============================================================
// ARROW
// ============================================================

function drawArrow(
  x1,
  y1,
  x2,
  y2,
  arrowColor
) {

  stroke(
    arrowColor
  );


  strokeWeight(
    1
  );


  line(
    x1,
    y1,
    x2,
    y2
  );


  const angle =
    Math.atan2(

      y2 - y1,

      x2 - x1
    );


  push();


  translate(
    x2,
    y2
  );


  rotate(
    angle
  );


  fill(
    arrowColor
  );


  noStroke();


  triangle(

    0,
    0,

    -4,
    -2.2,

    -4,
    2.2
  );


  pop();
}


// ============================================================
// GRAPH TICK
// ============================================================

function drawValueTick(
  px,
  value
) {

  stroke(105);

  strokeWeight(
    0.6
  );


  line(

    px,
    graphBottom,

    px,
    graphBottom + 4
  );


  noStroke();

  fill(80);

  fontSize(
    FS_XTINY
  );


  textAlign(
    CENTER,
    TOP
  );


  text(

    formatAxisValue(
      value
    ),

    px,

    graphBottom + 5
  );
}


// ============================================================
// NUMBER FORMATTING
// ============================================================

function formatFieldValue(
  value
) {

  const a =
    Math.abs(
      value
    );


  if (
    a < 1e-14
  ) {

    return "0";
  }


  if (
    a < 1e-3
  ) {

    return value.toExponential(
      2
    );
  }


  if (
    a < 1e-2
  ) {

    return value.toFixed(
      5
    );
  }


  if (
    a < 1
  ) {

    return value.toFixed(
      4
    );
  }


  return value.toFixed(
    3
  );
}


function formatAxisValue(
  value
) {

  const a =
    Math.abs(
      value
    );


  if (
    a < 1e-14
  ) {

    return "0";
  }


  if (
    a < 1e-3
  ) {

    return value.toExponential(
      1
    );
  }


  if (
    a < 1e-2
  ) {

    return value.toFixed(
      4
    );
  }


  if (
    a < 1
  ) {

    return value.toFixed(
      3
    );
  }


  return value.toFixed(
    2
  );
}
